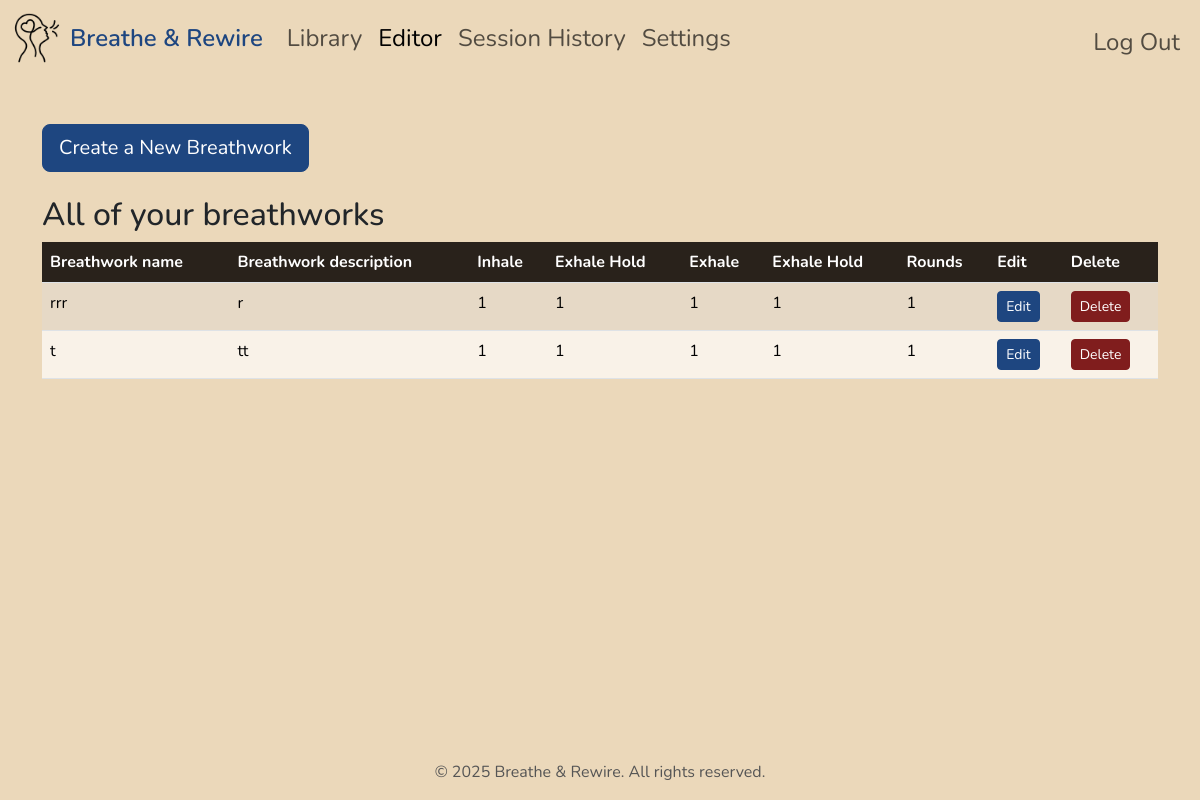
Page /editor (signed in) on the committed database.
### tables this page shows
CREATE TABLE breathworks (id INTEGER PRIMARY KEY AUTOINCREMENT NOT NULL, name TEXT NOT NULL, description TEXT, inhale INTEGER NOT NULL CHECK(inhale > 0), inhale_hold INTEGER NOT NULL CHECK(inhale_hold >= 0), exhale INTEGER NOT NULL CHECK(exhale > 0), exhale_hold INTEGER NOT NULL CHECK(exhale_hold >= 0), rounds INTEGER NOT NULL CHECK(rounds > 0), is_default BOOLEAN NOT NULL DEFAULT 0, user_id INTEGER, FOREIGN KEY(user_id) REFERENCES users(id) ON DELETE CASCADE);

### app.py (the view, shortened to what this page needs)
@app.route("/editor", methods=["GET", "POST"])
@login_required
def editor():
    if request.method == "GET":
        breathworks = db.execute(
            "SELECT * FROM breathworks WHERE is_default = 0 AND user_id=?", session["user_id"])
        return render_template("editor.html", breathworks=breathworks)

### app.py (called while the page is built)
@app.after_request
def after_request(response):
    response.headers["Cache-Control"] = "no-cache, no-store, must-revalidate"
    response.headers["Expires"] = 0
    response.headers["Pragma"] = "no-cache"
    return response

### helpers.py (called while the page is built)
def login_required(f):
    @wraps(f)
    def decorated_function(*args, **kwargs):
        if session.get("user_id") is None:
            return redirect("/login")
        return f(*args, **kwargs)
    return decorated_function

### templates/editor.html (shortened to what this page needs)
{% extends "layout.html" %}
{% block main %}
    <div>
        <button id="show-form-Btn" class="btn btn-primary btn-lg">Create a New Breathwork</button>
    </div>
    <div class="editor-section">
        <h2>All of your breathworks</h2>
        <table class="table table-striped table-hover" id="breathwork-table">
            <thead class="custom-header">
                <tr>
                    <th>Breathwork name</th>
                    <th>Breathwork description</th>
                    <th>Inhale</th>
                    <th>Exhale Hold</th>
                    <th>Exhale</th>
                    <th>Exhale Hold</th>
                    <th>Rounds</th>
                    <th>Edit</th>
                    <th>Delete</th>
                </tr>
            </thead>
            <tbody id="breathwork-table-body">
                {% for breathwork in breathworks %}
                    <tr id="row-{{ breathwork.id }}">
                        <td>{{ breathwork.name }}</td>
                        <td>{{ breathwork.description }}</td>
                        <td>{{ breathwork.inhale }}</td>
                        <td>{{ breathwork.inhale_hold }}</td>
                        <td>{{ breathwork.exhale }}</td>
                        <td>{{ breathwork.exhale_hold }}</td>
                        <td>{{ breathwork.rounds }}</td>
                        <td>
                            <a href="/edit-breathwork/{{breathwork.id}}" class="btn btn-sm btn-primary edit-btn">Edit</a>
                        </td>
                        <td>
                            <button data-id="{{ breathwork.id }}" class="btn btn-sm btn-danger delete-btn">Delete</button>
                        </td>
                    </tr>
                {% endfor %}
            </tbody>
        </table>
    </div>
{% endblock %}

### static/styles.css (style rules this page uses)
:root { --bs-primary: #1E4680; --bs-primary-rgb: 30, 70, 128; }
.btn-primary, .btn-primary:hover, .btn-primary:focus, .btn-primary:active, .btn-primary:disabled, .show>.btn-primary.dropdown-toggle { color: #fff !important; background-color: #1E4680 !important; border-color: #1E4680 !important; box-shadow: none !important; }
:root { --bs-danger: #801D1D; --bs-danger-rgb: 128, 29, 29; }
.btn-danger, .btn-danger:hover, .btn-danger:focus, .btn-danger:active, .btn-danger:disabled, .show>.btn-danger.dropdown-toggle { color: #fff !important; background-color: #801D1D !important; border-color: #801D1D !important; box-shadow: none !important; }
:root { --bs-success: #137A49; --bs-success-rgb: 19, 122, 73; }
body { display: flex; flex-direction: column; min-height: 100vh; margin: 0; font-family: "Nunito", sans-serif; background-color: #ebd8ba; }
::placeholder, input[type="number"]::placeholder, #new-breathwork-form textarea::placeholder { color: gray; font-style: italic; }
.table thead th { background-color: #29221b !important; color: #ffffff; }
.table-striped>tbody>tr:nth-of-type(odd)>* { background-color: #f2e5d1 !important; }
.table-striped>tbody>tr:nth-of-type(even)>* { background-color: #f9f2e8 !important; }

### rows in the picture
breathworks: name "rrr", description "r", inhale "1", inhale_hold "1", exhale "1", exhale_hold "1", rounds "1"
breathworks: name "t", description "tt", inhale "1", inhale_hold "1", exhale "1", exhale_hold "1", rounds "1"
